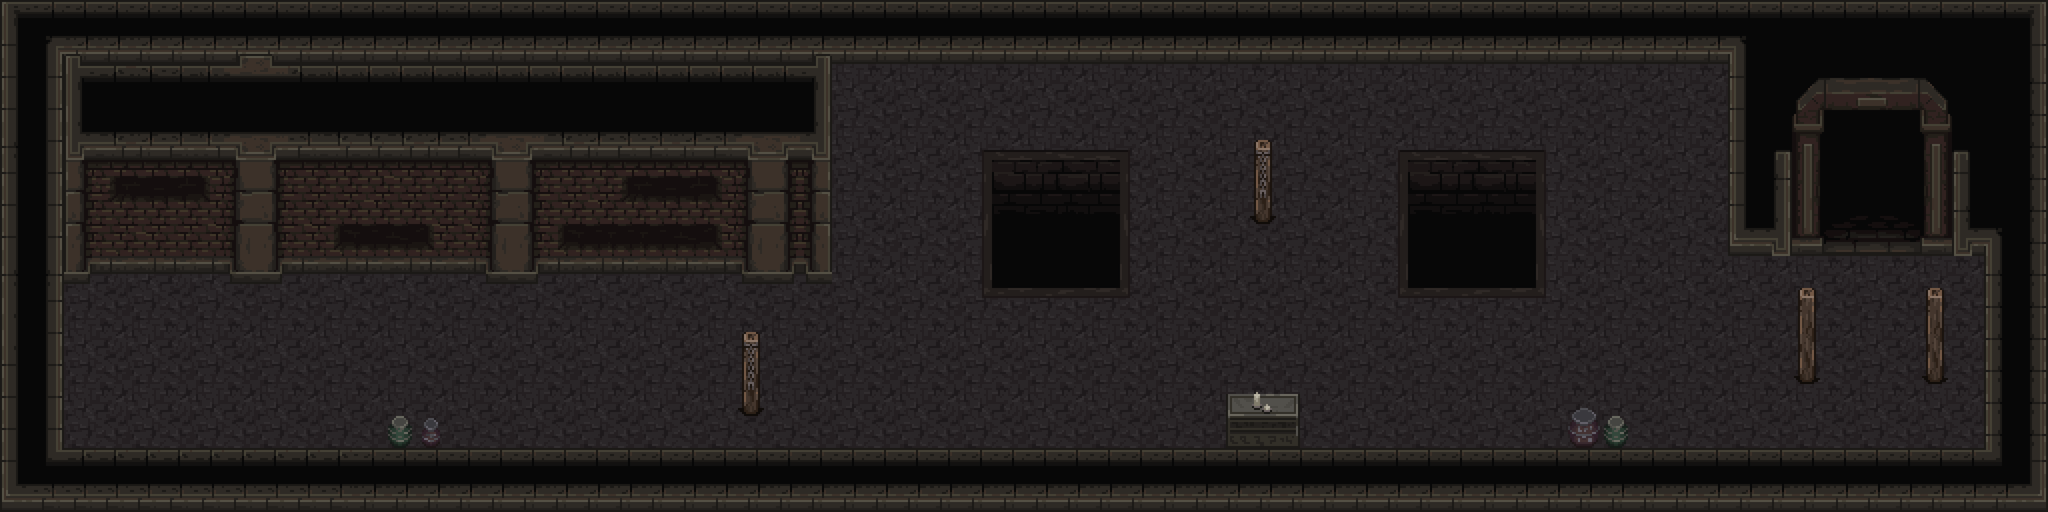

Tiled map render using the project's own tile images. Description and the map definition, with tile-layer contents summarised, below:
An orthogonal 64x16 tile map with 64x64 px tiles, 3 tile layers (Layer1, Layer2, Layer3), 2 tilesets and 19 objects (3x rookie).

<map version="1.8" tiledversion="1.8.4" orientation="orthogonal" renderorder="right-down" width="64" height="16" tilewidth="64" tileheight="64" infinite="0" nextlayerid="10" nextobjectid="25">
 <editorsettings>
  <export target="1.lua" format="lua" />
 </editorsettings>
 <tileset firstgid="1" name="mainlevbuild_resized_64_64" tilewidth="64" tileheight="64" tilecount="2560" columns="64">
  <image source="../images/tiles/mainlevbuild_resized_64_64.png" width="4096" height="2560" />
 </tileset>
 <tileset firstgid="2561" name="decorative_RESIZED_64_64" tilewidth="64" tileheight="64" tilecount="256" columns="16">
  <image source="../images/tiles/decorative_RESIZED_64_64.png" width="1024" height="1024" />
 </tileset>
 <layer id="1" name="Layer1" width="64" height="16">
  <data>[1024 cells, 1024 non-empty, 4 distinct tile ids]</data>
 </layer>
 <layer id="2" name="Layer2" width="64" height="16">
  <data>[1024 cells, 316 non-empty, 29 distinct tile ids]</data>
 </layer>
 <layer id="3" name="Layer3" width="64" height="16">
  <data>[1024 cells, 317 non-empty, 166 distinct tile ids]</data>
 </layer>
 <objectgroup id="7" name="EnemySpawn">
  <object id="19" name="rookie" x="2496" y="576">
   <point />
  </object>
  <object id="20" name="rookie" x="1344" y="768">
   <point />
  </object>
  <object id="21" name="rookie" x="3712" y="704">
   <point />
  </object>
 </objectgroup>
 <objectgroup id="8" name="Wall">
  <object id="3" x="3840" y="448" width="128" height="64" />
  <object id="4" x="3520" y="448" width="128" height="64" />
  <object id="5" x="3456" y="64" width="64" height="448" />
  <object id="6" x="3968" y="448" width="64" height="576" />
  <object id="8" x="0" y="896" width="3968" height="64" />
  <object id="9" x="64" y="64" width="3392" height="64" />
  <object id="10" x="64" y="128" width="64" height="768" />
  <object id="11" x="128" y="448" width="1536" height="64" />
  <object id="12" x="1600" y="128" width="64" height="320" />
  <object id="13" x="1984" y="320" width="256" height="256" />
  <object id="14" x="2816" y="320" width="256" height="256" />
  <object id="15" x="2496" y="832" width="64" height="64" />
  <object id="16" x="3136" y="832" width="64" height="64" />
  <object id="17" x="3200" y="832" width="64" height="64" />
  <object id="18" x="768" y="832" width="128" height="64" />
 </objectgroup>
 <objectgroup id="9" name="Door">
  <object id="1" x="3648" y="448" width="192" height="64" />
 </objectgroup>
</map>